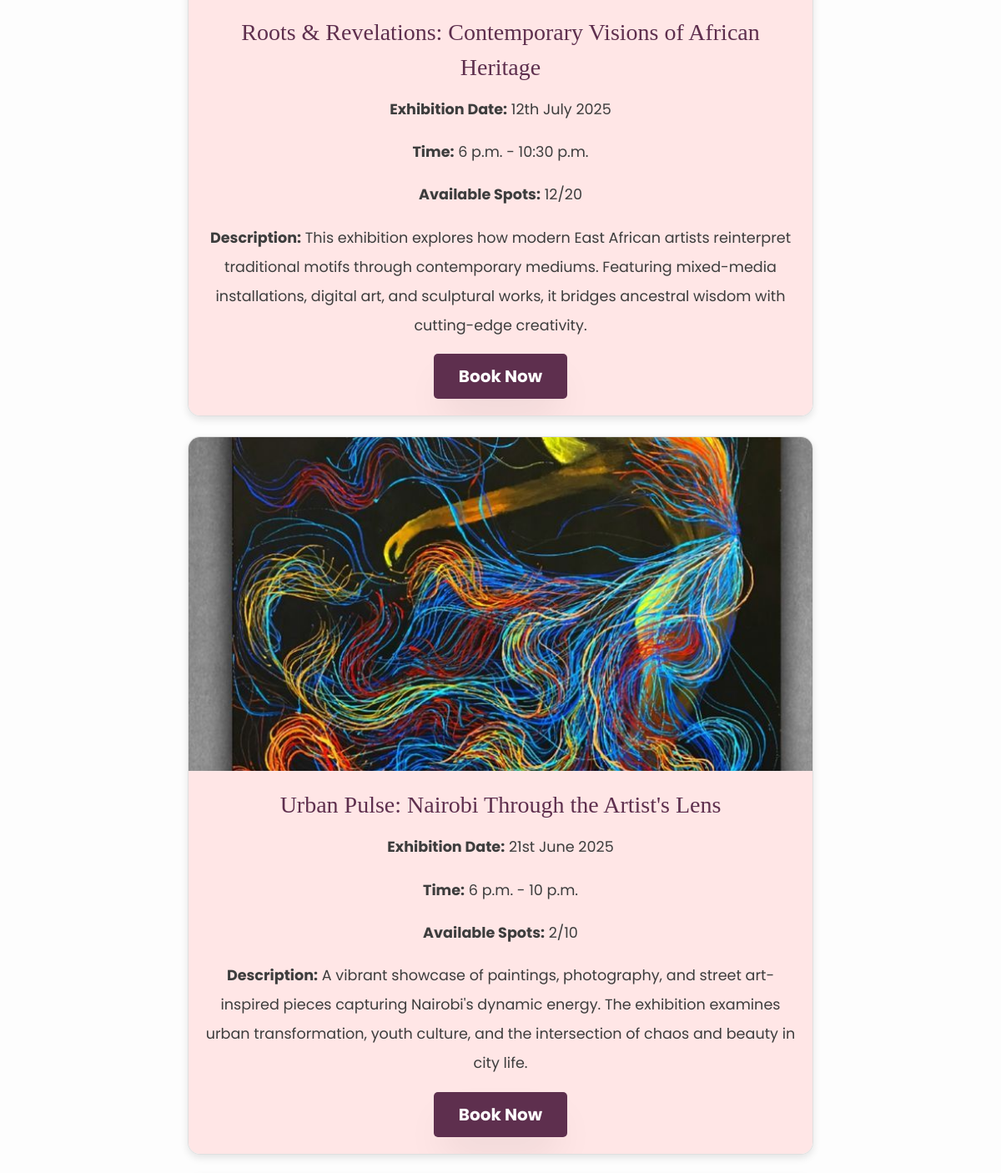
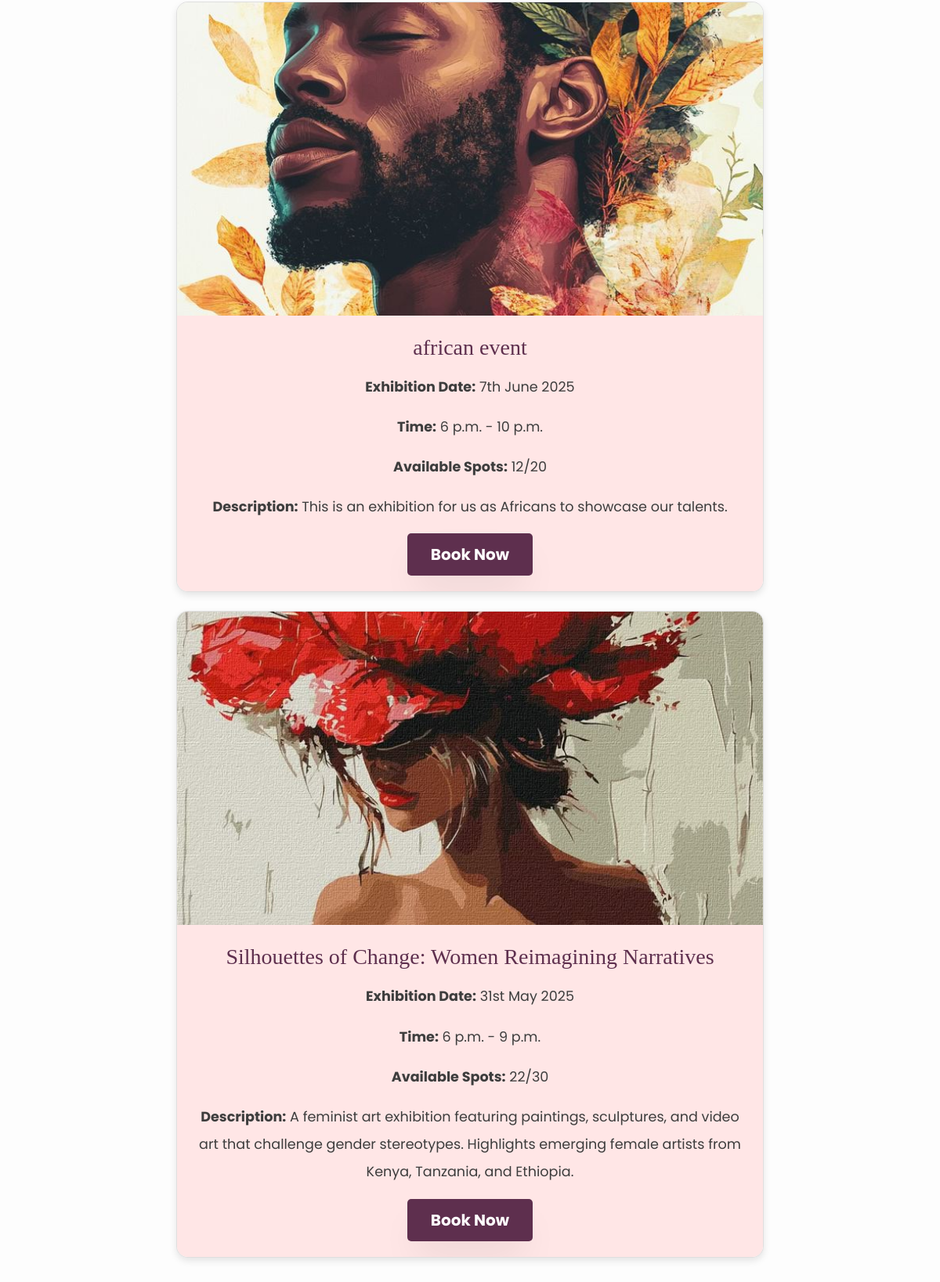
Page /exhibitions/ (middle part) on the earlier database version (2 pictures, top to bottom).
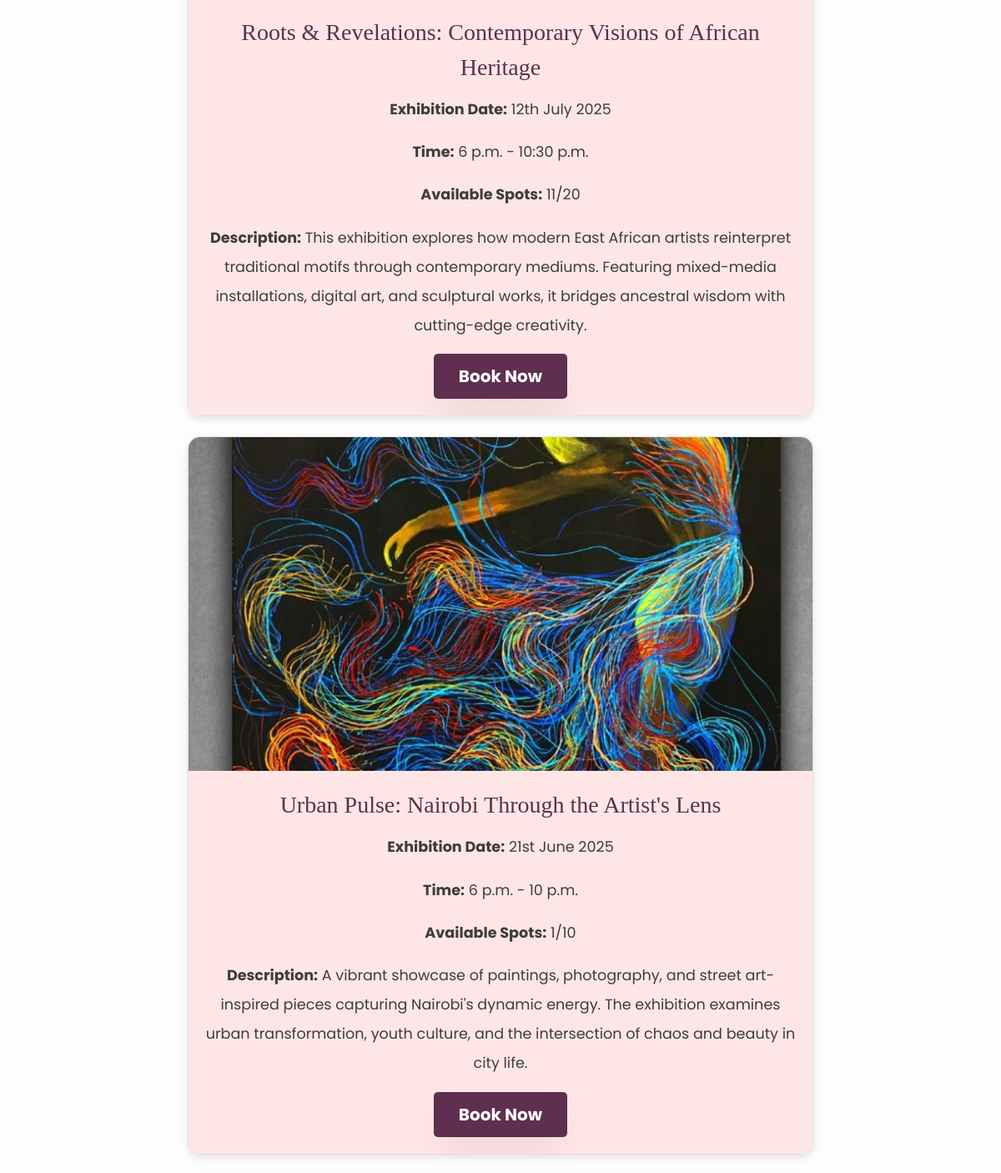
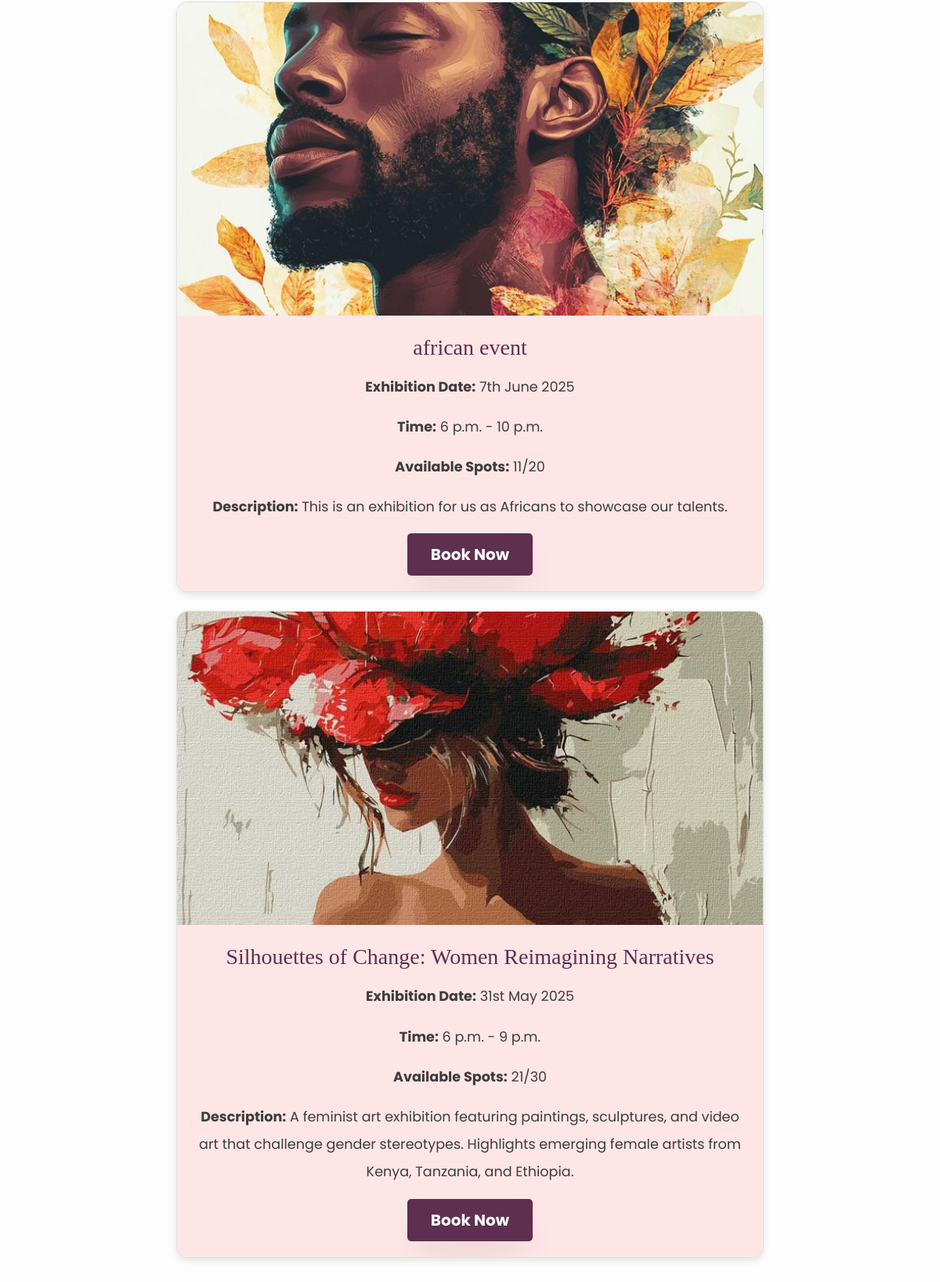
Same page on the later database version (2 pictures, top to bottom).
### usanii/models.py (models this page shows, shortened)
class Exhibition(models.Model):
    title = models.CharField(max_length=255)
    image = models.ImageField(upload_to='exhibitions/')
    date = models.CharField(max_length=200, default='Saturday')
    description = models.TextField(max_length=1000, default='This is an exhibition')
    start_time = models.TimeField(
        help_text="Format: HH:MM (24-hour format), e.g. 18:00 for 6 PM"
    )
    end_time = models.TimeField(
        help_text="Format: HH:MM (24-hour format), e.g. 21:00 for 9 PM"
    )
    max_capacity = models.PositiveIntegerField(default=50)
    current_attendees = models.PositiveIntegerField(default=0)
    created_at = models.DateTimeField(default=timezone.now)  # Added for better reporting
    class Meta:
        verbose_name = "Exhibition"
        verbose_name_plural = "Exhibitions"
        ordering = ['-created_at']  # Newest exhibitions first

### usanii/views.py (the view)
# urls.py: path('exhibitions/', views.exhibitions, name='exhibitions'),
def exhibitions(request):
    exhibitions = Exhibition.objects.all()
    for exhibition in exhibitions:
        exhibition.bookings_count = Booking.objects.filter(exhibition=exhibition).count()
        exhibition.available_spots = exhibition.max_capacity - exhibition.bookings_count
        exhibition.is_full = exhibition.bookings_count >= exhibition.max_capacity
    return render(request, "exhibitions.html", {
        "exhibitions": exhibitions,
        "footer": Footer.objects.all()
    })

### usanii/templates/exhibitions.html (shortened to what this page needs)
{% extends 'common.html' %}
{% load static %}
{% block body %}
<div class="container my-5" style="background: #fdfdfd; padding: 30px; border-radius: 10px; box-shadow: 0px 4px 12px rgba(0, 0, 0, 0.1);">
    <div class="row justify-content-center">
        {% for exhibition in exhibitions %}
        <div class="col-md-8 mb-4">
            <div class="card" style="border-radius: 15px; box-shadow: 0 4px 10px rgba(0, 0, 0, 0.1); overflow: hidden;">
                <img src="{{ exhibition.image.url }}" class="card-img-top" alt="{{ exhibition.title }}" style="height: 400px; width: 100%; object-fit: cover;">
                <div class="card-body text-center" style="background-color: #ffe6e6;">
                    <h3 class="card-title" style="font-family: 'Georgia', serif; color: #5e2f4e;">{{ exhibition.title }}</h3>
                    <p class="card-text" style="color: #3d3d3d; font-size: 1.1rem;"><strong>Exhibition Date:</strong> {{ exhibition.date }}</p>
                    <p class="card-text" style="color: #3d3d3d; font-size: 1.1rem;"><strong>Time:</strong> {{ exhibition.start_time }} - {{ exhibition.end_time }}</p>
                    <p class="card-text" style="color: #3d3d3d; font-size: 1.1rem;"><strong>Available Spots:</strong> {{ exhibition.available_spots }}/{{ exhibition.max_capacity }}</p>
                    <p class="card-text" style="color: #3d3d3d; font-size: 1.1rem;"><strong>Description:</strong> {{ exhibition.description }}</p>
                    <button class="btn btn-lg btn-primary book-btn" style="background-color: #5e2f4e; border: none; border-radius: 5px; padding: 12px 30px; font-weight: bold;"
                            data-exhibition-id="{{ exhibition.id }}" {% if exhibition.is_full %}disabled{% endif %}>
                        {% if exhibition.is_full %}Fully Booked{% else %}Book Now{% endif %}
                    </button>
                </div>
            </div>
        </div>
        {% endfor %}
    </div>
</div>
{% endblock %}

Differences in the rows shown:
changed Exhibition "Roots & Revelations: Contemporary Visions of African Heritage": available_spots "12" → "11"
changed Exhibition "Urban Pulse: Nairobi Through the Artist's Lens": available_spots "2" → "1"
changed Exhibition "african event": available_spots "12" → "11"
changed Exhibition "Silhouettes of Change: Women Reimagining Narratives": available_spots "22" → "21"
